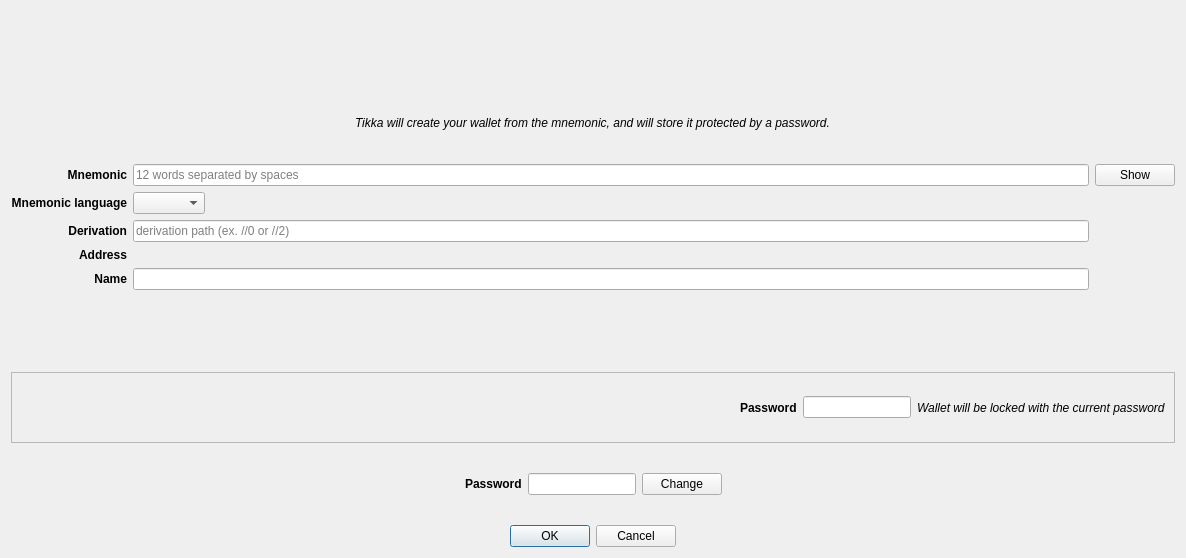
<?xml version="1.0" encoding="UTF-8"?>
<ui version="4.0">
 <class>AccountImportDialog</class>
 <widget class="QDialog" name="AccountImportDialog">
  <property name="geometry">
   <rect>
    <x>0</x>
    <y>0</y>
    <width>1186</width>
    <height>558</height>
   </rect>
  </property>
  <property name="windowTitle">
   <string>Import account</string>
  </property>
  <layout class="QVBoxLayout" name="verticalLayout">
   <item alignment="Qt::AlignHCenter">
    <widget class="QLabel" name="imagelabel">
     <property name="sizePolicy">
      <sizepolicy hsizetype="Preferred" vsizetype="Preferred">
       <horstretch>0</horstretch>
       <verstretch>0</verstretch>
      </sizepolicy>
     </property>
     <property name="minimumSize">
      <size>
       <width>0</width>
       <height>0</height>
      </size>
     </property>
     <property name="maximumSize">
      <size>
       <width>200</width>
       <height>200</height>
      </size>
     </property>
     <property name="sizeIncrement">
      <size>
       <width>0</width>
       <height>0</height>
      </size>
     </property>
     <property name="baseSize">
      <size>
       <width>0</width>
       <height>0</height>
      </size>
     </property>
     <property name="text">
      <string/>
     </property>
     <property name="pixmap">
      <pixmap resource="../../icons/tikka.slots.pyqt.resources.icons.index.qrc">:/images/safe_background</pixmap>
     </property>
     <property name="scaledContents">
      <bool>true</bool>
     </property>
     <property name="alignment">
      <set>Qt::AlignCenter</set>
     </property>
    </widget>
   </item>
   <item alignment="Qt::AlignHCenter">
    <widget class="QLabel" name="helpLabel">
     <property name="font">
      <font>
       <italic>true</italic>
      </font>
     </property>
     <property name="text">
      <string>Tikka will create your wallet from the mnemonic, and will store it protected by a password.</string>
     </property>
    </widget>
   </item>
   <item>
    <layout class="QGridLayout" name="gridLayout">
     <item row="6" column="0">
      <widget class="QLabel" name="nameLabel">
       <property name="font">
        <font>
         <weight>75</weight>
         <bold>true</bold>
        </font>
       </property>
       <property name="text">
        <string>Name</string>
       </property>
       <property name="alignment">
        <set>Qt::AlignRight|Qt::AlignTrailing|Qt::AlignVCenter</set>
       </property>
      </widget>
     </item>
     <item row="6" column="1">
      <widget class="QLineEdit" name="nameLineEdit">
       <property name="sizePolicy">
        <sizepolicy hsizetype="Preferred" vsizetype="Preferred">
         <horstretch>0</horstretch>
         <verstretch>0</verstretch>
        </sizepolicy>
       </property>
      </widget>
     </item>
     <item row="1" column="0">
      <widget class="QLabel" name="mnemonicLabel">
       <property name="font">
        <font>
         <weight>75</weight>
         <bold>true</bold>
        </font>
       </property>
       <property name="text">
        <string>Mnemonic</string>
       </property>
       <property name="alignment">
        <set>Qt::AlignRight|Qt::AlignTrailing|Qt::AlignVCenter</set>
       </property>
      </widget>
     </item>
     <item row="5" column="0">
      <widget class="QLabel" name="addressLabel">
       <property name="font">
        <font>
         <weight>75</weight>
         <bold>true</bold>
        </font>
       </property>
       <property name="text">
        <string>Address</string>
       </property>
       <property name="alignment">
        <set>Qt::AlignRight|Qt::AlignTrailing|Qt::AlignVCenter</set>
       </property>
      </widget>
     </item>
     <item row="1" column="1">
      <widget class="QLineEdit" name="mnemonicLineEdit">
       <property name="text">
        <string/>
       </property>
       <property name="echoMode">
        <enum>QLineEdit::Password</enum>
       </property>
       <property name="readOnly">
        <bool>false</bool>
       </property>
       <property name="placeholderText">
        <string>12 words separated by spaces</string>
       </property>
      </widget>
     </item>
     <item row="2" column="1">
      <widget class="QComboBox" name="mnemonicLanguageComboBox">
       <property name="sizePolicy">
        <sizepolicy hsizetype="Fixed" vsizetype="Preferred">
         <horstretch>0</horstretch>
         <verstretch>0</verstretch>
        </sizepolicy>
       </property>
      </widget>
     </item>
     <item row="2" column="0">
      <widget class="QLabel" name="mnemonicLanguageLabel">
       <property name="font">
        <font>
         <weight>75</weight>
         <italic>false</italic>
         <bold>true</bold>
        </font>
       </property>
       <property name="text">
        <string>Mnemonic language</string>
       </property>
       <property name="alignment">
        <set>Qt::AlignRight|Qt::AlignTrailing|Qt::AlignVCenter</set>
       </property>
      </widget>
     </item>
     <item row="4" column="1">
      <widget class="QLineEdit" name="derivationLineEdit">
       <property name="enabled">
        <bool>true</bool>
       </property>
       <property name="placeholderText">
        <string>derivation path (ex. //0 or //2)</string>
       </property>
      </widget>
     </item>
     <item row="4" column="0">
      <widget class="QLabel" name="derivationLabel">
       <property name="font">
        <font>
         <weight>75</weight>
         <bold>true</bold>
        </font>
       </property>
       <property name="text">
        <string>Derivation</string>
       </property>
       <property name="alignment">
        <set>Qt::AlignRight|Qt::AlignTrailing|Qt::AlignVCenter</set>
       </property>
      </widget>
     </item>
     <item row="5" column="1">
      <widget class="QLabel" name="addressValueLabel">
       <property name="text">
        <string/>
       </property>
      </widget>
     </item>
     <item row="1" column="2">
      <widget class="QPushButton" name="showButton">
       <property name="text">
        <string>Show</string>
       </property>
      </widget>
     </item>
    </layout>
   </item>
   <item>
    <widget class="QLabel" name="errorLabel">
     <property name="styleSheet">
      <string notr="true">color: red</string>
     </property>
     <property name="text">
      <string/>
     </property>
     <property name="alignment">
      <set>Qt::AlignCenter</set>
     </property>
    </widget>
   </item>
   <item>
    <widget class="QFrame" name="storedPasswordFrame">
     <property name="frameShape">
      <enum>QFrame::StyledPanel</enum>
     </property>
     <property name="frameShadow">
      <enum>QFrame::Raised</enum>
     </property>
     <layout class="QHBoxLayout" name="horizontalLayout">
      <item>
       <spacer name="horizontalSpacer_4">
        <property name="orientation">
         <enum>Qt::Horizontal</enum>
        </property>
        <property name="sizeHint" stdset="0">
         <size>
          <width>40</width>
          <height>20</height>
         </size>
        </property>
       </spacer>
      </item>
      <item alignment="Qt::AlignRight">
       <widget class="QLabel" name="storedPasswordLabel">
        <property name="font">
         <font>
          <weight>75</weight>
          <bold>true</bold>
         </font>
        </property>
        <property name="text">
         <string>Password</string>
        </property>
       </widget>
      </item>
      <item alignment="Qt::AlignHCenter">
       <widget class="QLineEdit" name="storedpasswordLineEdit">
        <property name="sizePolicy">
         <sizepolicy hsizetype="Fixed" vsizetype="Fixed">
          <horstretch>0</horstretch>
          <verstretch>0</verstretch>
         </sizepolicy>
        </property>
        <property name="maxLength">
         <number>20</number>
        </property>
        <property name="echoMode">
         <enum>QLineEdit::Password</enum>
        </property>
        <property name="alignment">
         <set>Qt::AlignCenter</set>
        </property>
        <property name="readOnly">
         <bool>true</bool>
        </property>
       </widget>
      </item>
      <item alignment="Qt::AlignLeft">
       <widget class="QLabel" name="storedPasswordHintLabel">
        <property name="font">
         <font>
          <italic>true</italic>
         </font>
        </property>
        <property name="text">
         <string>Wallet will be locked with the current password</string>
        </property>
       </widget>
      </item>
     </layout>
    </widget>
   </item>
   <item>
    <widget class="QFrame" name="passwordFrame">
     <layout class="QHBoxLayout" name="passwordlLayout">
      <item>
       <spacer name="horizontalSpacer">
        <property name="orientation">
         <enum>Qt::Horizontal</enum>
        </property>
        <property name="sizeHint" stdset="0">
         <size>
          <width>40</width>
          <height>20</height>
         </size>
        </property>
       </spacer>
      </item>
      <item>
       <widget class="QLabel" name="passwordLabel">
        <property name="sizePolicy">
         <sizepolicy hsizetype="Fixed" vsizetype="Preferred">
          <horstretch>0</horstretch>
          <verstretch>0</verstretch>
         </sizepolicy>
        </property>
        <property name="sizeIncrement">
         <size>
          <width>0</width>
          <height>0</height>
         </size>
        </property>
        <property name="font">
         <font>
          <weight>75</weight>
          <bold>true</bold>
         </font>
        </property>
        <property name="text">
         <string>Password</string>
        </property>
        <property name="alignment">
         <set>Qt::AlignLeading|Qt::AlignLeft|Qt::AlignVCenter</set>
        </property>
       </widget>
      </item>
      <item>
       <widget class="QLineEdit" name="passwordLineEdit">
        <property name="sizePolicy">
         <sizepolicy hsizetype="Fixed" vsizetype="Fixed">
          <horstretch>0</horstretch>
          <verstretch>0</verstretch>
         </sizepolicy>
        </property>
        <property name="maxLength">
         <number>20</number>
        </property>
        <property name="alignment">
         <set>Qt::AlignCenter</set>
        </property>
        <property name="readOnly">
         <bool>true</bool>
        </property>
       </widget>
      </item>
      <item>
       <widget class="QPushButton" name="passwordChangeButton">
        <property name="sizePolicy">
         <sizepolicy hsizetype="Fixed" vsizetype="Fixed">
          <horstretch>0</horstretch>
          <verstretch>0</verstretch>
         </sizepolicy>
        </property>
        <property name="text">
         <string>Change</string>
        </property>
        <property name="icon">
         <iconset resource="../../icons/tikka.slots.pyqt.resources.icons.index.qrc">
          <normaloff>:/icons/refresh_icon</normaloff>:/icons/refresh_icon</iconset>
        </property>
       </widget>
      </item>
      <item>
       <spacer name="horizontalSpacer_2">
        <property name="orientation">
         <enum>Qt::Horizontal</enum>
        </property>
        <property name="sizeHint" stdset="0">
         <size>
          <width>40</width>
          <height>20</height>
         </size>
        </property>
       </spacer>
      </item>
     </layout>
    </widget>
   </item>
   <item alignment="Qt::AlignHCenter">
    <widget class="QDialogButtonBox" name="buttonBox">
     <property name="orientation">
      <enum>Qt::Horizontal</enum>
     </property>
     <property name="standardButtons">
      <set>QDialogButtonBox::Cancel|QDialogButtonBox::Ok</set>
     </property>
    </widget>
   </item>
  </layout>
 </widget>
 <tabstops>
  <tabstop>mnemonicLineEdit</tabstop>
  <tabstop>mnemonicLanguageComboBox</tabstop>
  <tabstop>derivationLineEdit</tabstop>
  <tabstop>nameLineEdit</tabstop>
  <tabstop>storedpasswordLineEdit</tabstop>
  <tabstop>passwordLineEdit</tabstop>
  <tabstop>passwordChangeButton</tabstop>
  <tabstop>showButton</tabstop>
 </tabstops>
 <resources>
  <include location="../../icons/tikka.slots.pyqt.resources.icons.index.qrc"/>
 </resources>
 <connections>
  <connection>
   <sender>buttonBox</sender>
   <signal>accepted()</signal>
   <receiver>AccountImportDialog</receiver>
   <slot>accept()</slot>
   <hints>
    <hint type="sourcelabel">
     <x>248</x>
     <y>254</y>
    </hint>
    <hint type="destinationlabel">
     <x>157</x>
     <y>274</y>
    </hint>
   </hints>
  </connection>
  <connection>
   <sender>buttonBox</sender>
   <signal>rejected()</signal>
   <receiver>AccountImportDialog</receiver>
   <slot>reject()</slot>
   <hints>
    <hint type="sourcelabel">
     <x>316</x>
     <y>260</y>
    </hint>
    <hint type="destinationlabel">
     <x>286</x>
     <y>274</y>
    </hint>
   </hints>
  </connection>
 </connections>
</ui>
